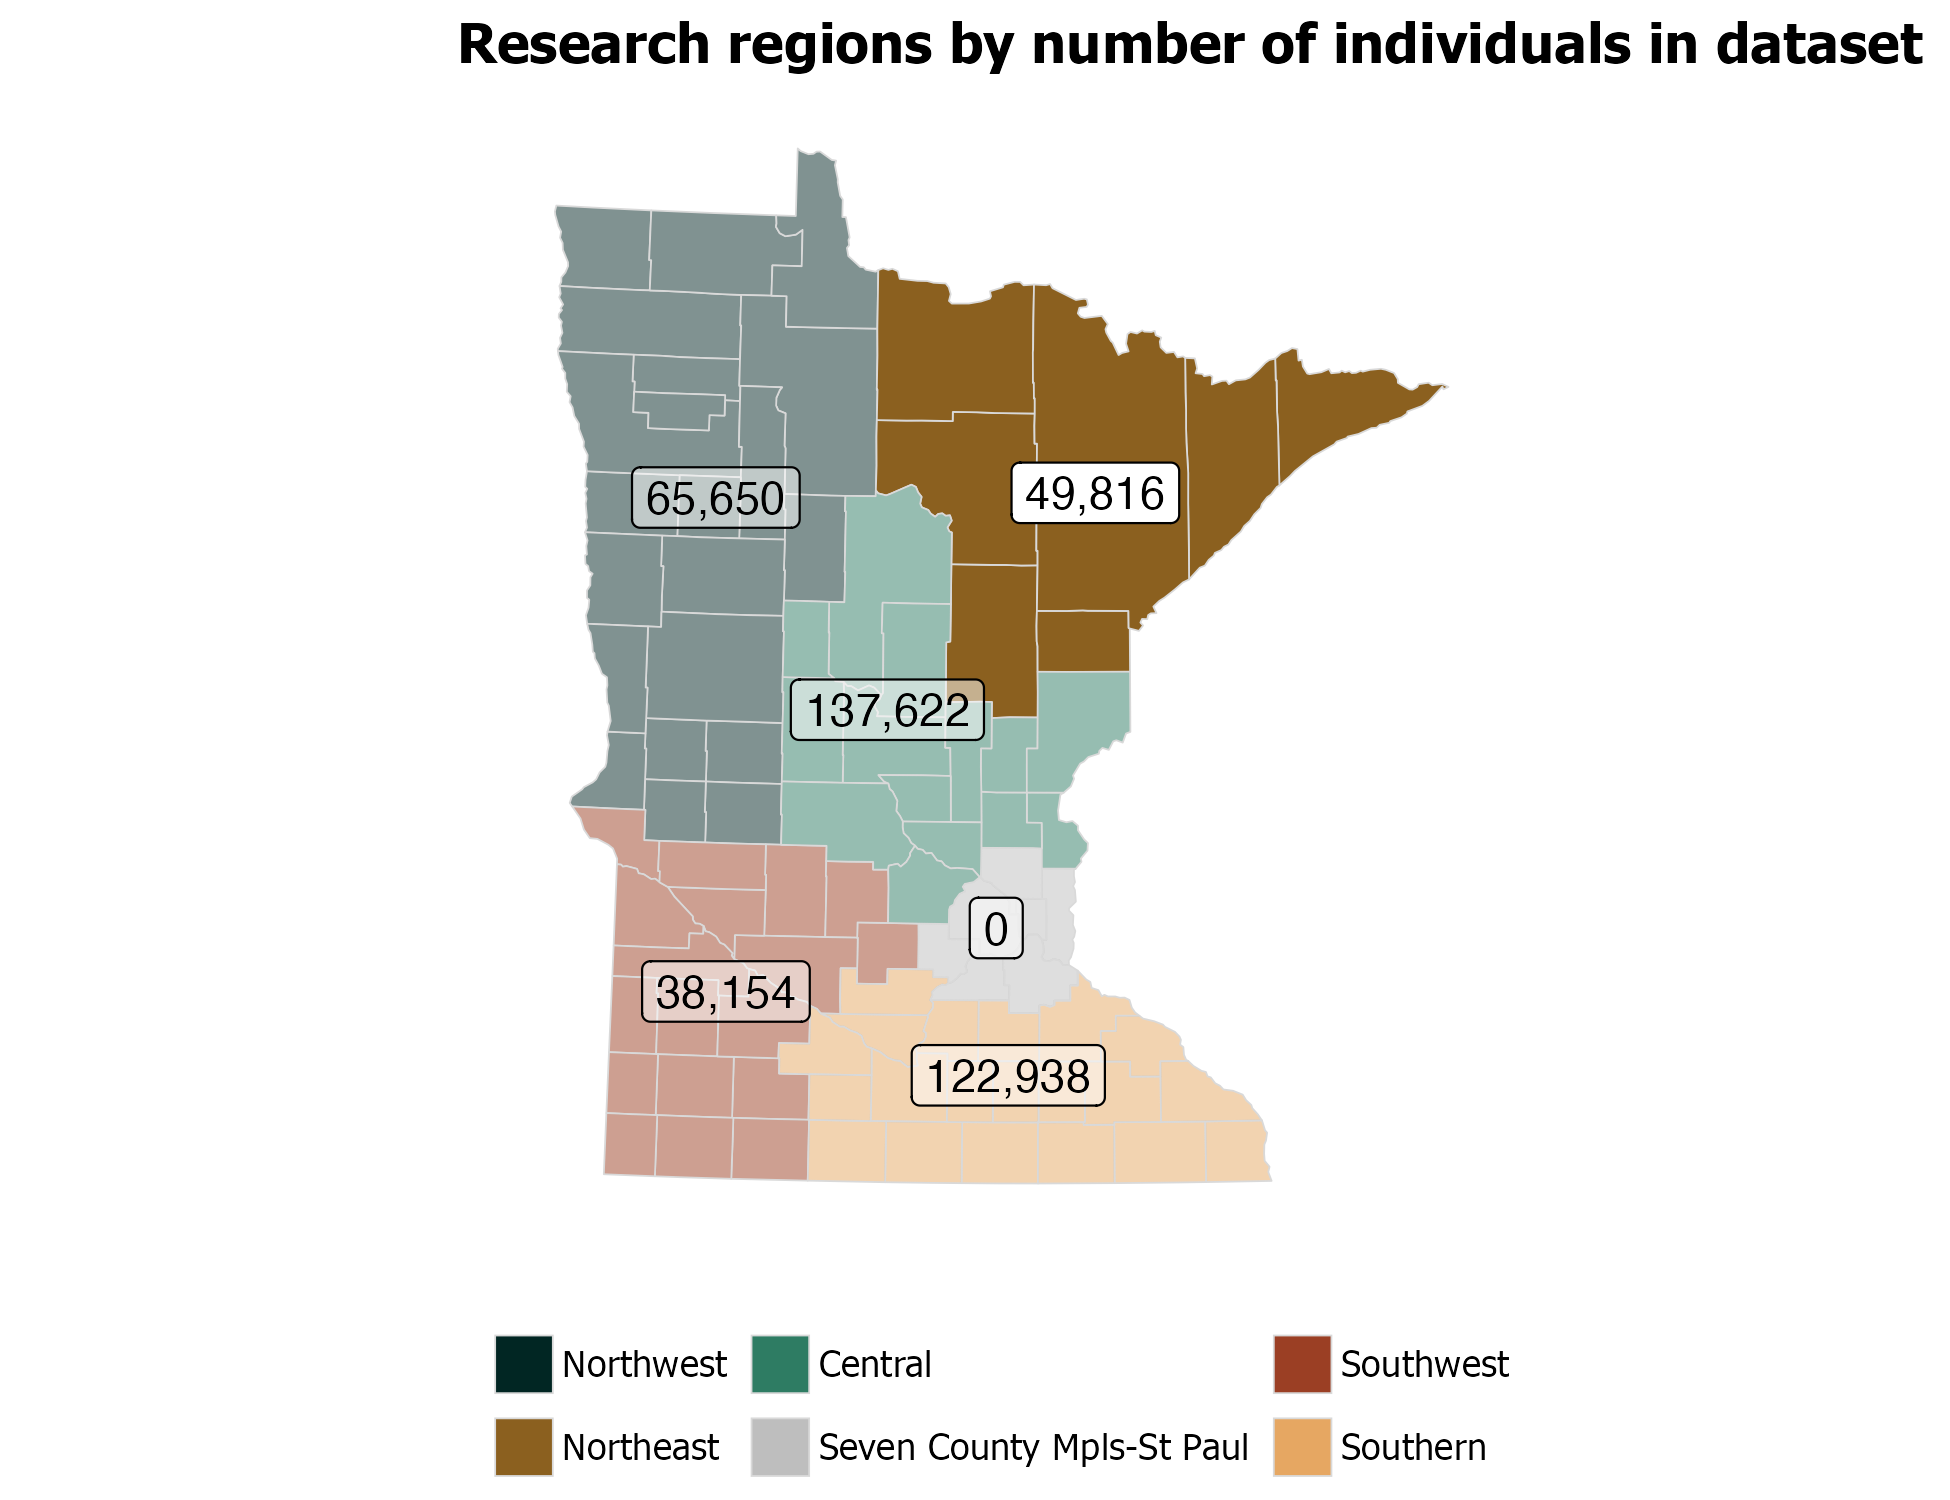

Reproduce this figure in R.
# library -----------------------------------------------------------------
library(tidyverse)
library(sf)
library(ggrepel)
library(scales)
library(ggiraph)
library(rmapshaper)
library(cowplot)
library(RColorBrewer)
library(extrafont)
library(lubridate)
library(systemfonts)
reset_font_cache()
library(ggtext)
library(readxl)
library(ggforce)


rm(list = ls())

theme_bar <- theme_bw() +
  theme(panel.grid.major = element_line(color = "grey70", size = 0.1),
        panel.grid.minor = element_blank(),
        axis.ticks = element_blank(),
        axis.text = element_text(face = "bold"),
        panel.border = element_blank(),
        legend.background = element_rect(fill = "transparent", color = "transparent"),
        legend.key = element_rect(fill = "transparent"),
        legend.key.size = unit(1, "lines"),
        legend.margin = margin(0,0,0,0),
        legend.title = element_blank(),
        legend.text = element_text(margin = margin(l = 2)),
        text = element_text(family = "Tahoma"),
        plot.title.position = "plot",
        plot.title = element_text(face = "bold"))

theme_line <- theme_bw() +
  theme(legend.background = element_rect(fill = "transparent", color = "transparent"),
        legend.key = element_rect(fill = "transparent"),
        legend.text = element_text(margin = margin(l = 2)),
        panel.grid.minor = element_blank(),
        panel.grid.major = element_line(color = "grey70", size = 0.1),
        axis.ticks = element_blank(),
        axis.text = element_text(face = "bold"),
        panel.border = element_blank(),
        legend.margin = margin(0,0,0,0),
        legend.key.size = unit(1, "lines"),
        text = element_text(family = "Tahoma"),
        plot.title.position = "plot",
        plot.title = element_text(face = "bold"))

theme_sf <- theme_bw() +
  theme(axis.text.x=element_blank(),
        axis.text.y=element_blank(),
        axis.ticks=element_blank(),
        panel.background = element_blank(),
        panel.grid.major = element_line(color = "white"),
        panel.border = element_blank(),
        plot.title = element_text(face = "bold"),
        legend.title = element_blank(),
        legend.text = element_text(margin = margin(l = 2)),
        legend.margin = margin(0,0,0,0),
        legend.key.size = unit(1, "lines"),
        text = element_text(family = "Tahoma"),
        plot.title.position = "plot")

regions <- read_csv("/Users/kellyasche/Library/CloudStorage/GoogleDrive-kasche@ruralmn.org/My Drive/Data Prep/R Projects/Join docs/county_regions.csv") %>%
  select(5,6) %>%
  unique() %>%
  mutate(edr = str_replace(edr, "  ", " "),
         planning.region = str_replace(planning.region, " Minnesota", ""),
         planning.region = fct_relevel(planning.region, "Northwest", "Northeast", "Central", "Seven County Mpls-St Paul", "Southwest", "Southeast"),
         edr = fct_relevel(edr, "EDR 1 - Northwest", "EDR 2 - Headwaters", "EDR 3 - Arrowhead", "EDR 4 - West Central", "EDR 5 - North Central", "EDR 6E- Southwest Central", "EDR 6W- Upper Minnesota Valley", "EDR 7E- East Central", "EDR 7W- Central", "EDR 8 - Southwest", "EDR 9 - South Central", "EDR 10 - Southeast", "EDR 11 - 7 County Twin Cities", "Minnesota"))

counties.regions <- read_csv("/Users/kellyasche/Library/CloudStorage/GoogleDrive-kasche@ruralmn.org/My Drive/Data Prep/R Projects/Join docs/county_regions.csv") %>%
  rename(mif = `MIF Region`) %>%
  mutate(countyfp = formatC(countyfp, width = 3, flag = "0"),
         Name = str_to_title(Name),
         Name = str_replace(Name, "Q", "q"),
         Name = str_replace(Name, "Of The", "of the"),
         Name = str_replace(Name, "Mcleod", "McLeod"),
         Dem_Desc = ifelse(Name == "Minnesota", "Minnesota", Dem_Desc),
         Dem_Desc = fct_relevel(Dem_Desc, "Entirely rural", "Town/rural mix", "Urban/town/rural mix", "Entirely urban"),
         edr = str_replace(edr, "  ", " "),
         planning.region = str_replace(planning.region, " Minnesota", ""),
         planning.region = fct_relevel(planning.region, "Northwest", "Northeast", "Central", "Seven County Mpls-St Paul", "Southwest", "Southeast"),
         edr = fct_relevel(edr, "EDR 1 - Northwest", "EDR 2 - Headwaters", "EDR 3 - Arrowhead", "EDR 4 - West Central", "EDR 5 - North Central", "EDR 6E- Southwest Central", "EDR 6W- Upper Minnesota Valley", "EDR 7E- East Central", "EDR 7W- Central", "EDR 8 - Southwest", "EDR 9 - South Central", "EDR 10 - Southeast", "EDR 11 - 7 County Twin Cities", "Minnesota"),
         mif = ifelse(is.na(mif), "TC", mif),
         mif = as.factor(mif),
         mif = fct_relevel(mif, "NW", "NE", "WC", "EC", "SW", "SE", "TC"))
color.ruca <- c("Entirely rural" = "#009933", "Town/rural mix" = "#99CC33", "Urban/town/rural mix" = "#CC9966", "Entirely urban" = "#754C29")

color.pr <- c("Northwest" = "#4575b4","Northeast" = "grey", "Central" = "#fee090", "Seven County Mpls-St Paul" = "#d73027", "Southwest" = "#91bfdb", "Southeast" = "#fc8d59")

color.pr.research <- c("Northwest" = "#4575b4","Northeast" = "grey", "Central" = "#fee090", "Seven County Mpls-St Paul" = "#d73027", "Southwest" = "#91bfdb", "Southern" = "#fc8d59")

color.edr <- c("EDR 1 - Northwest" = "#b3cde3", "EDR 2 - Headwaters" = "#8c96c6", "EDR 3 - Arrowhead" = "#fe9929", "EDR 4 - West Central" = "#8856a7", "EDR 5 - North Central" = "#810f7c", "EDR 6E- Southwest Central" = "#e5f5f9", "EDR 6W- Upper Minnesota Valley" = "#bdc9e1", "EDR 7E- East Central" = "#99d8c9", "EDR 7W- Central" = "#2ca25f", "EDR 8 - Southwest" = "#74a9cf", "EDR 9 - South Central" = "#0570b0", "EDR 10 - Southeast" = "#d7301f", "EDR 11 - 7 County Twin Cities" = "#d8b365")

color.edr.simple <- c("EDR 1" = "#b3cde3", "EDR 2" = "#8c96c6", "EDR 3" = "#fe9929", "EDR 4" = "#8856a7", "EDR 5" = "#810f7c", "EDR 6E" = "#e5f5f9", "EDR 6W" = "#bdc9e1", "EDR 7E" = "#99d8c9", "EDR 7W" = "#2ca25f", "EDR 8" = "#74a9cf", "EDR 9" = "#0570b0", "EDR 10" = "#d7301f", "EDR 11" = "#d8b365", "Minnesota" = "black")

color.pr.edr <- c ("Northwest" = "#4575b4","Northeast" = "#e0f3f8", "Central" = "#fee090", "Seven County Mpls-St Paul" = "#d73027", "Southwest" = "#91bfdb", "Southeast" = "#fc8d59", "Minnesota" = "black", "EDR 1 - Northwest" = "#b3cde3", "EDR 2 - Headwaters" = "#8c96c6", "EDR 3 - Arrowhead" = "#fe9929", "EDR 4 - West Central" = "#8856a7", "EDR 5 - North Central" = "#810f7c", "EDR 6E- Southwest Central" = "#e5f5f9", "EDR 6W- Upper Minnesota Valley" = "#bdc9e1", "EDR 7E- East Central" = "#99d8c9", "EDR 7W- Central" = "#2ca25f", "EDR 8 - Southwest" = "#74a9cf", "EDR 9 - South Central" = "#0570b0", "EDR 10 - Southeast" = "#d7301f", "EDR 11 - 7 County Twin Cities" = "#d8b365")

color.six <- c("#009933", "#4575b4", "grey", "#fee090", "#fc8d59", "#d73027")

mn_counties <- st_read("/Users/kellyasche/Library/CloudStorage/GoogleDrive-kasche@ruralmn.org/My Drive/Data Prep/R Projects/Shapefiles/County shapefiles/MNCounties_MNDOT.shp", quiet = TRUE) %>%
  ms_simplify(keep = .01, keep_shapes = TRUE) %>%
  rename(countyfp = FIPS_CODE)

counties.regions.1 <- counties.regions %>%
  mutate(statefp = "27",
         project.pr = ifelse(edr %in% c("EDR 1 - Northwest", "EDR 2 - Headwaters", "EDR 4 - West Central"), "Northwest",
                             ifelse(edr == "EDR 3 - Arrowhead", "Northeast",
                                    ifelse(edr %in% c("EDR 5 - North Central", "EDR 7E- East Central", "EDR 7W- Central"), "Central",
                                           ifelse(edr %in% c("EDR 6E- Southwest Central", "EDR 6W- Upper Minnesota Valley", "EDR 8 - Southwest"), "Southwest",
                                                  ifelse(edr %in% c("EDR 9 - South Central", "EDR 10 - Southeast"), "Southern", as.character(planning.region)))))),
         project.pr = fct_relevel(project.pr, "Northwest", "Northeast", "Central", "Seven County Mpls-St Paul", "Southwest", "Southern"))

color.project.pr <- c("Northwest" = "#012623","Northeast" = "#8B601F", "Central" = "#2E7C63", "Seven County Mpls-St Paul" = "grey", "Southwest" = "#9B3F24", "Southern" = "#E6A762")

# Prep data ---------------------------------------------------------------

research.region <- counties.regions.1 %>%
  left_join(mn_counties[,c(5,6)], by = "countyfp") %>%
  mutate(highlight = ifelse(project.pr == "Northeast", "True", "False"))

project.pr.sf <- research.region %>%
  group_by(project.pr) %>%
  summarize(geometry = st_union(geometry)) %>%
  ungroup() %>%
  mutate(n = ifelse(project.pr == "Northwest", 65650,
                    ifelse(project.pr == "Northeast", 49816,
                           ifelse(project.pr == "Central", 137622,
                                  ifelse(project.pr == "Southwest", 38154, 
                                         ifelse(project.pr == "Southern", 122938, 0))))),
         text.highlight = ifelse(project.pr == "Northeast", "True", "False"))
  
# Create map --------------------------------------------------------------
names(research.region)

ggplot(research.region) +
  geom_sf(data = research.region, color = "grey85", aes(fill = project.pr, geometry = geometry, alpha = highlight)) +
  geom_sf_label(data = project.pr.sf, aes(label = comma(n), geometry = geometry, alpha = text.highlight), color = "black", fill = "white", show.legend = FALSE) +
  scale_fill_manual(values = color.project.pr)+
  scale_alpha_manual(values = c("True" = 1, "False" = .5),
                     guide = "none") +
  theme_sf+
  labs(title= "Research regions by number of individuals in dataset",
       x = "",
       y = "") +
  theme(legend.position = "bottom")

ggsave(filename = "Charts/Draft 4/research-region-dataset-n.pdf", device = cairo_pdf, dpi = "print", width = 6.5, height = 5)

ggsave(filename = "Charts/Draft 4/research-region-dataset-n.png", dpi = "print", width = 6.5, height = 5)
